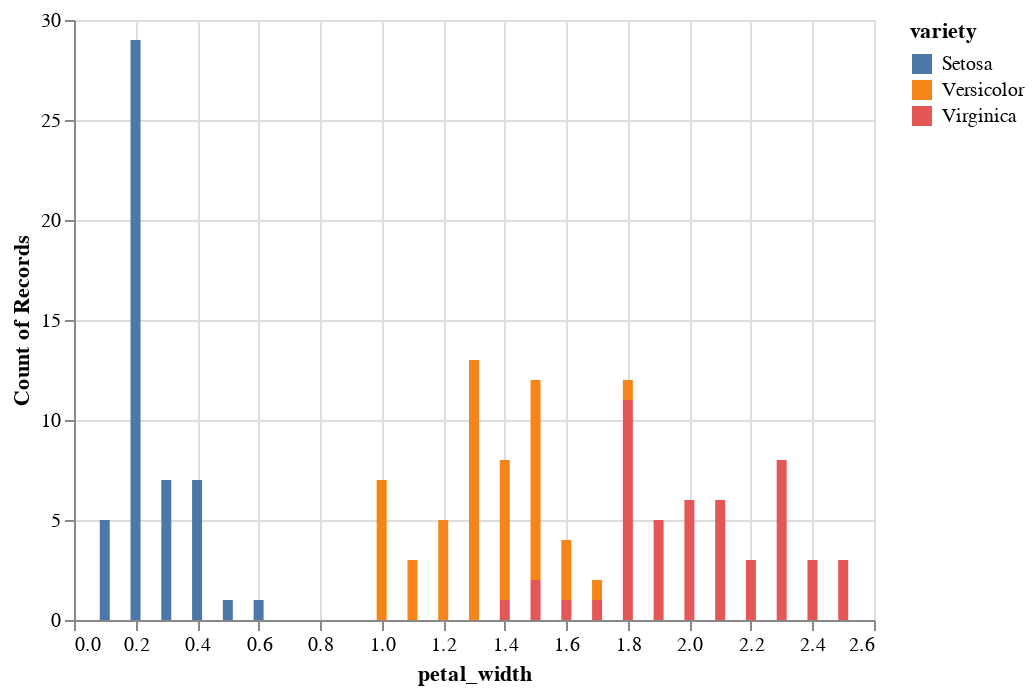

The notebook cell this image was saved under:
### Code cell
# prompt: Using dataframe df: histogram

import altair as alt
chart = alt.Chart(df).mark_bar().encode(x='petal_width:Q', color='variety:N', y='count()')
chart

### Figure 1 — Vega-Lite specification as saved in the notebook (floating-point values rounded to 4 significant figures; data arrays with more than 128 entries replaced by an {"elided": "..."} marker saying what was removed)
{"config": {"view": {"continuousWidth": 400, "continuousHeight": 300}}, "data": {"name": "data-65fafa9f6fa19924cbfe56a0df640f41"}, "mark": "bar", "encoding": {"color": {"field": "variety", "type": "nominal"}, "x": {"field": "petal_width", "type": "quantitative"}, "y": {"aggregate": "count", "type": "quantitative"}}, "$schema": "https://vega.github.io/schema/vega-lite/v4.17.0.json", "datasets": {"data-65fafa9f6fa19924cbfe56a0df640f41": {"elided": "150 records"}}}
